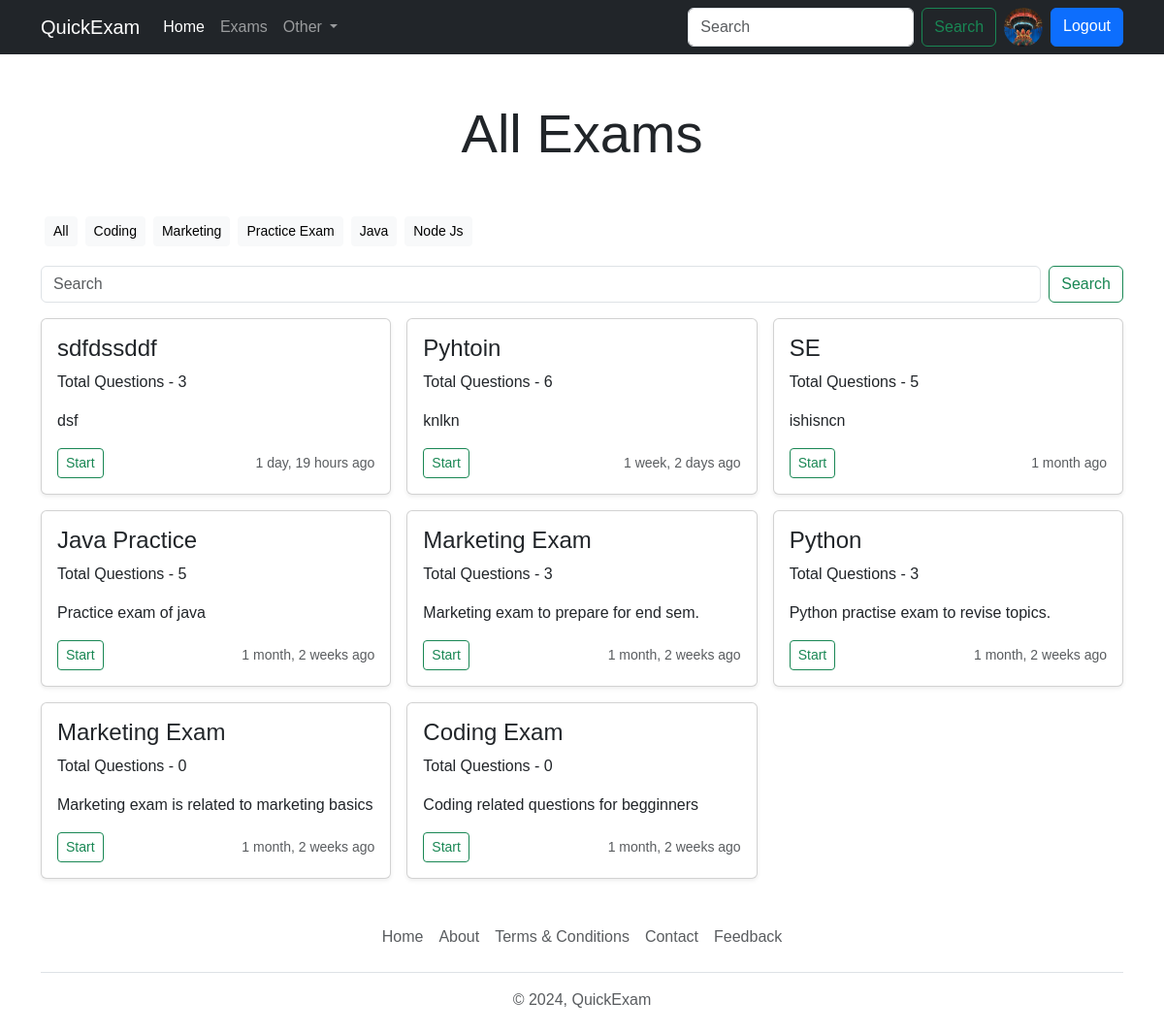
Screenshot of /exams/all_exam (signed in) with the database file from the repository.
### account/models.py (models this page shows, shortened)
class Profile(models.Model):
    user = models.OneToOneField(User, on_delete=models.CASCADE, null=True)
    bio = models.TextField(blank = True, null = True)
    profile_img = models.ImageField(upload_to='profile_images', null = True, default='user.png', blank = True, verbose_name='Profile Pic')
    location = models.CharField(max_length=100, blank = True, null = True)
    GENDER = (
        ('Male', 'Male'),
        ('Female', 'Female'),
        ('Other', 'Other'),
    )
    gender =   models.CharField(max_length=10, choices = GENDER, blank = True, null = True)

### exams/models.py (models this page shows, shortened)
class Category(models.Model):
    name = models.CharField(max_length=15)
    class Meta:
        verbose_name_plural = 'Categories'

class finalExam(models.Model):
    title = models.CharField(max_length=255)
    description = models.TextField()
    category = models.ForeignKey(Category, on_delete=models.CASCADE)
    exam_file = models.FileField(upload_to='exam/')
    created_at = models.DateTimeField(auto_now_add=True)
    updated_at = models.DateTimeField(auto_now=True)
    class Meta:
        verbose_name_plural = 'FinalExams'

class Question(models.Model):
    exam = models.ForeignKey(finalExam, on_delete=models.CASCADE)
    text = models.TextField()

### exams/views.py (the view)
# urls.py: path('all_exam', views.all_exam_view, name='all_exam'),
@login_required(login_url='login')
def all_exam_view(request):
    user_object = User.objects.get(username = request.user)
    user_profile = Profile.objects.get(user = user_object)
    exams = finalExam.objects.order_by('-created_at')
    categories = Category.objects.all()
    context = {"user_profile":user_profile, "exams":exams, "categories":categories}
    return render(request, 'all-quiz.html', context)

### templates/all-quiz.html (shortened to what this page needs)
{% extends "./index.html" %}
{% block content %}
    <h1 class="display-4 text-center my-5">All Exams</h1>
    <div class="container">
      <div class="d-flex flex-wrap">
        <a href="{% url 'all_exam' %}" class="btn btn-sm btn-light m-1">All</a>
        {% for category in categories %}
        <a href="{% url 'search' category.name %}" class="btn btn-sm btn-light m-1">{{category.name}}</a>
        {% endfor %}
      </div>
    </div>
    <form class="container d-flex my-3" role="search" method="get" action="{% url 'search' ' ' %}">
      <input
        name="q"
        class="form-control me-2"
        type="search"
        placeholder="Search"
        aria-label="Search"
      />
      <button class="btn btn-outline-success" type="submit">Search</button>
    </form>
    <div class="container">
      <div class="row row-cols-1 row-cols-sm-1 row-cols-md-2 row-cols-lg-3 g-3">
        {% if exams|length > 0 %}
        {% for exam in exams %}
        <div class="col">
          <div class="card shadow-sm">
            <div class="card-body">
              <h4>{{exam.title}}</h4>
              <p class="card-text">Total Questions - {{exam.question_set.all|length}}</p>
              <p class="card-text">
                {{exam.description|truncatewords:7}}
              </p>
              <div class="d-flex justify-content-between align-items-center">
                <div class="btn-group">
                  <a
                    href="{% url 'exam' exam.id %}"
                    class="btn btn-sm btn-outline-success"
                  >
                    Start
                </a>
                </div>
                <small class="text-body-secondary">{{exam.created_at|timesince}} ago</small>
              </div>
            </div>
          </div>
        </div>
        {% endfor %}
        {% else %}
        <div class="col-lg-12 col-md-12 col-12">
          <p class="text-center text-danger fs-5">There is no exams available for this category or search.</p>
        </div>
        {% endif %}
      </div>
{% endblock content %}

### templates/components/navbar.html (shortened to what this page needs)
  <nav class="navbar navbar-expand-lg navbar-dark bg-dark d-none d-lg-block">
    <div class="container">
      <a class="navbar-brand" href=" {% url 'home' %}">QuickExam</a>
      <div class="collapse navbar-collapse" id="navbarSupportedContent">
        <ul class="navbar-nav me-auto mb-2 mb-lg-0">
          <li class="nav-item">
            <a class="nav-link active" aria-current="page" href=" {% url 'home' %}">Home</a>
          </li>
          <li class="nav-item">
            <a class="nav-link" href="{% url 'all_exam' %}">Exams</a>
          </li>
          <li class="nav-item dropdown">
            <a
              class="nav-link dropdown-toggle"
              href="#"
              role="button"
              data-bs-toggle="dropdown"
              aria-expanded="false"
            >
              Other
            </a>
          </li>
        </ul>
        <form class="d-flex" role="search">
          <input
            class="form-control me-2"
            type="search"
            placeholder="Search"
            aria-label="Search"
          />
          <button class="btn btn-outline-success" type="submit">
            Search
          </button>
          {% if request.user.is_authenticated %}
          <a href="{% url 'profile' request.user.username %}" data-bs-toggle="tooltip" data-bs-placement="bottom" data-bs-title="@{{request.user.username}}" class="mx-2">
            <img src="{{user_profile.profile_img.url}}" width="40" class="rounded-circle" height="40" alt="profile_img">
          </a>
          <a href="{% url 'logout' %}" class="btn btn-primary">Logout</a>
          {% else %}
          <a href="{% url 'login' %}" class="btn btn-primary ms-2">Login</a>
          {% endif %}
        </form>
      </div>
    </div>
  </nav>

### static/css/style.css (style rules this page uses)
* { font-family: Arial, Helvetica, sans-serif !important; }

### rows the page displays
Profile: profile_img (picture)
Category: name "Coding"
Category: name "Marketing"
Category: name "Practice Exam"
Category: name "Java"
Category: name "Node Js"
finalExam: title "sdfdssddf", question_set.all|length "3", description "dsf", created_at "1 day, 19 hours"
finalExam: title "Pyhtoin", question_set.all|length "6", description "knlkn", created_at "1 week, 2 days"
finalExam: title "SE", question_set.all|length "5", description "ishisncn", created_at "1 month"
finalExam: title "Java Practice", question_set.all|length "5", description "Practice exam of java", created_at "1 month, 2 weeks"
finalExam: title "Marketing Exam", question_set.all|length "3", description "Marketing exam to prepare for end sem.", created_at "1 month, 2 weeks"
finalExam: title "Python", question_set.all|length "3", description "Python practise exam to revise topics.", created_at "1 month, 2 weeks"
finalExam: title "Marketing Exam", question_set.all|length "0", description "Marketing exam is related to marketing basics", created_at "1 month, 2 weeks"
finalExam: title "Coding Exam", question_set.all|length "0", description "Coding related questions for begginners", created_at "1 month, 2 weeks"
